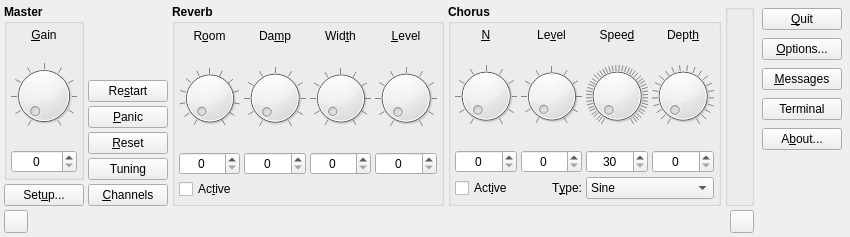
<?xml version="1.0" encoding="UTF-8"?>
<ui version="4.0">
 <author>rncbc aka Rui Nuno Capela</author>
 <comment>qsynth - A fluidsynth Qt GUI Interface.

   Copyright (C) 2003-2016, rncbc aka Rui Nuno Capela. All rights reserved.

   This program is free software; you can redistribute it and/or
   modify it under the terms of the GNU General Public License
   as published by the Free Software Foundation; either version 2
   of the License, or (at your option) any later version.

   This program is distributed in the hope that it will be useful,
   but WITHOUT ANY WARRANTY; without even the implied warranty of
   MERCHANTABILITY or FITNESS FOR A PARTICULAR PURPOSE.  See the
   GNU General Public License for more details.

   You should have received a copy of the GNU General Public License along
   with this program; if not, write to the Free Software Foundation, Inc.,
   51 Franklin Street, Fifth Floor, Boston, MA 02110-1301 USA.

 </comment>
 <class>qsynthMainForm</class>
 <widget class="QWidget" name="qsynthMainForm">
  <property name="geometry">
   <rect>
    <x>0</x>
    <y>0</y>
    <width>850</width>
    <height>237</height>
   </rect>
  </property>
  <property name="windowTitle">
   <string>Qsynth - A fluidsynth Qt GUI Interface</string>
  </property>
  <property name="windowIcon">
   <iconset resource="qsynth.qrc">
    <normaloff>:/images/qsynth.png</normaloff>:/images/qsynth.png</iconset>
  </property>
  <layout class="QGridLayout">
   <item row="2" column="1">
    <widget class="QPushButton" name="SystemResetPushButton">
     <property name="toolTip">
      <string>System reset</string>
     </property>
     <property name="text">
      <string>&amp;Panic</string>
     </property>
     <property name="icon">
      <iconset resource="qsynth.qrc">
       <normaloff>:/images/panic1.png</normaloff>:/images/panic1.png</iconset>
     </property>
    </widget>
   </item>
   <item row="6" column="0" colspan="5">
    <layout class="QHBoxLayout">
     <property name="spacing">
      <number>4</number>
     </property>
     <property name="leftMargin">
      <number>0</number>
     </property>
     <property name="topMargin">
      <number>0</number>
     </property>
     <property name="rightMargin">
      <number>0</number>
     </property>
     <property name="bottomMargin">
      <number>0</number>
     </property>
     <item>
      <widget class="QToolButton" name="NewEngineToolButton">
       <property name="minimumSize">
        <size>
         <width>22</width>
         <height>22</height>
        </size>
       </property>
       <property name="maximumSize">
        <size>
         <width>24</width>
         <height>24</height>
        </size>
       </property>
       <property name="focusPolicy">
        <enum>Qt::NoFocus</enum>
       </property>
       <property name="toolTip">
        <string>Add a new engine</string>
       </property>
       <property name="icon">
        <iconset resource="qsynth.qrc">
         <normaloff>:/images/add1.png</normaloff>:/images/add1.png</iconset>
       </property>
      </widget>
     </item>
     <item>
      <widget class="qsynthTabBar" name="TabBar" native="true">
       <property name="focusPolicy">
        <enum>Qt::StrongFocus</enum>
       </property>
       <property name="toolTip">
        <string>Engine selector (right-click for menu)</string>
       </property>
      </widget>
     </item>
     <item>
      <spacer>
       <property name="orientation">
        <enum>Qt::Horizontal</enum>
       </property>
       <property name="sizeType">
        <enum>QSizePolicy::Expanding</enum>
       </property>
       <property name="sizeHint" stdset="0">
        <size>
         <width>8</width>
         <height>8</height>
        </size>
       </property>
      </spacer>
     </item>
     <item>
      <widget class="QToolButton" name="DeleteEngineToolButton">
       <property name="minimumSize">
        <size>
         <width>22</width>
         <height>22</height>
        </size>
       </property>
       <property name="maximumSize">
        <size>
         <width>24</width>
         <height>24</height>
        </size>
       </property>
       <property name="focusPolicy">
        <enum>Qt::NoFocus</enum>
       </property>
       <property name="toolTip">
        <string>Delete current engine</string>
       </property>
       <property name="icon">
        <iconset resource="qsynth.qrc">
         <normaloff>:/images/remove1.png</normaloff>:/images/remove1.png</iconset>
       </property>
      </widget>
     </item>
    </layout>
   </item>
   <item row="1" column="1">
    <widget class="QPushButton" name="RestartPushButton">
     <property name="toolTip">
      <string>Complete engine restart</string>
     </property>
     <property name="text">
      <string>Re&amp;start</string>
     </property>
     <property name="icon">
      <iconset resource="qsynth.qrc">
       <normaloff>:/images/restart1.png</normaloff>:/images/restart1.png</iconset>
     </property>
    </widget>
   </item>
   <item row="0" column="0" rowspan="5">
    <widget class="QGroupBox" name="GainGroupBox">
     <property name="font">
      <font>
       <weight>75</weight>
       <bold>true</bold>
      </font>
     </property>
     <property name="title">
      <string>Master</string>
     </property>
     <layout class="QVBoxLayout">
      <property name="spacing">
       <number>4</number>
      </property>
      <property name="leftMargin">
       <number>4</number>
      </property>
      <property name="topMargin">
       <number>4</number>
      </property>
      <property name="rightMargin">
       <number>4</number>
      </property>
      <property name="bottomMargin">
       <number>4</number>
      </property>
      <item>
       <widget class="QLabel" name="GainTextLabel">
        <property name="font">
         <font>
          <weight>50</weight>
          <bold>false</bold>
         </font>
        </property>
        <property name="text">
         <string>&amp;Gain</string>
        </property>
        <property name="alignment">
         <set>Qt::AlignCenter</set>
        </property>
        <property name="wordWrap">
         <bool>false</bool>
        </property>
        <property name="buddy">
         <cstring>GainSpinBox</cstring>
        </property>
       </widget>
      </item>
      <item>
       <widget class="qsynthKnob" name="GainDial">
        <property name="font">
         <font>
          <weight>50</weight>
          <bold>false</bold>
         </font>
        </property>
        <property name="toolTip">
         <string>Master Gain</string>
        </property>
        <property name="maximum">
         <number>200</number>
        </property>
        <property name="orientation">
         <enum>Qt::Horizontal</enum>
        </property>
        <property name="notchTarget">
         <double>20.000000000000000</double>
        </property>
        <property name="notchesVisible">
         <bool>true</bool>
        </property>
       </widget>
      </item>
      <item>
       <widget class="QSpinBox" name="GainSpinBox">
        <property name="font">
         <font>
          <weight>50</weight>
          <bold>false</bold>
         </font>
        </property>
        <property name="toolTip">
         <string>Master Gain</string>
        </property>
        <property name="alignment">
         <set>Qt::AlignHCenter</set>
        </property>
        <property name="maximum">
         <number>200</number>
        </property>
       </widget>
      </item>
     </layout>
    </widget>
   </item>
   <item row="0" column="2" rowspan="6">
    <widget class="QGroupBox" name="ReverbGroupBox">
     <property name="font">
      <font>
       <weight>75</weight>
       <bold>true</bold>
      </font>
     </property>
     <property name="title">
      <string>Reverb</string>
     </property>
     <layout class="QGridLayout">
      <property name="leftMargin">
       <number>4</number>
      </property>
      <property name="topMargin">
       <number>4</number>
      </property>
      <property name="rightMargin">
       <number>4</number>
      </property>
      <property name="bottomMargin">
       <number>4</number>
      </property>
      <property name="spacing">
       <number>4</number>
      </property>
      <item row="3" column="0" colspan="4">
       <widget class="QCheckBox" name="ReverbActiveCheckBox">
        <property name="minimumSize">
         <size>
          <width>0</width>
          <height>20</height>
         </size>
        </property>
        <property name="font">
         <font>
          <weight>50</weight>
          <bold>false</bold>
         </font>
        </property>
        <property name="toolTip">
         <string>Reverb effect activation</string>
        </property>
        <property name="text">
         <string>Ac&amp;tive</string>
        </property>
       </widget>
      </item>
      <item row="2" column="3">
       <widget class="QSpinBox" name="ReverbLevelSpinBox">
        <property name="font">
         <font>
          <weight>50</weight>
          <bold>false</bold>
         </font>
        </property>
        <property name="toolTip">
         <string>Reverb Level</string>
        </property>
        <property name="alignment">
         <set>Qt::AlignHCenter</set>
        </property>
        <property name="maximum">
         <number>100</number>
        </property>
       </widget>
      </item>
      <item row="1" column="3">
       <widget class="qsynthKnob" name="ReverbLevelDial">
        <property name="font">
         <font>
          <weight>50</weight>
          <bold>false</bold>
         </font>
        </property>
        <property name="toolTip">
         <string>Reverb Level</string>
        </property>
        <property name="maximum">
         <number>100</number>
        </property>
        <property name="orientation">
         <enum>Qt::Horizontal</enum>
        </property>
        <property name="notchTarget">
         <double>10.000000000000000</double>
        </property>
        <property name="notchesVisible">
         <bool>true</bool>
        </property>
       </widget>
      </item>
      <item row="0" column="3">
       <widget class="QLabel" name="ReverbLevelTextLabel">
        <property name="font">
         <font>
          <weight>50</weight>
          <bold>false</bold>
         </font>
        </property>
        <property name="text">
         <string>&amp;Level</string>
        </property>
        <property name="alignment">
         <set>Qt::AlignCenter</set>
        </property>
        <property name="wordWrap">
         <bool>false</bool>
        </property>
        <property name="buddy">
         <cstring>ReverbLevelSpinBox</cstring>
        </property>
       </widget>
      </item>
      <item row="2" column="2">
       <widget class="QSpinBox" name="ReverbWidthSpinBox">
        <property name="font">
         <font>
          <weight>50</weight>
          <bold>false</bold>
         </font>
        </property>
        <property name="toolTip">
         <string>Reverb Width</string>
        </property>
        <property name="alignment">
         <set>Qt::AlignHCenter</set>
        </property>
        <property name="maximum">
         <number>100</number>
        </property>
       </widget>
      </item>
      <item row="0" column="2">
       <widget class="QLabel" name="ReverbWidthTextLabel">
        <property name="font">
         <font>
          <weight>50</weight>
          <bold>false</bold>
         </font>
        </property>
        <property name="text">
         <string>Wid&amp;th</string>
        </property>
        <property name="alignment">
         <set>Qt::AlignCenter</set>
        </property>
        <property name="wordWrap">
         <bool>false</bool>
        </property>
        <property name="buddy">
         <cstring>ReverbWidthSpinBox</cstring>
        </property>
       </widget>
      </item>
      <item row="1" column="2">
       <widget class="qsynthKnob" name="ReverbWidthDial">
        <property name="font">
         <font>
          <weight>50</weight>
          <bold>false</bold>
         </font>
        </property>
        <property name="toolTip">
         <string>Reverb Width</string>
        </property>
        <property name="maximum">
         <number>100</number>
        </property>
        <property name="orientation">
         <enum>Qt::Horizontal</enum>
        </property>
        <property name="notchTarget">
         <double>10.000000000000000</double>
        </property>
        <property name="notchesVisible">
         <bool>true</bool>
        </property>
       </widget>
      </item>
      <item row="2" column="1">
       <widget class="QSpinBox" name="ReverbDampSpinBox">
        <property name="font">
         <font>
          <weight>50</weight>
          <bold>false</bold>
         </font>
        </property>
        <property name="toolTip">
         <string>Reverb Damp Factor</string>
        </property>
        <property name="alignment">
         <set>Qt::AlignHCenter</set>
        </property>
        <property name="maximum">
         <number>100</number>
        </property>
       </widget>
      </item>
      <item row="0" column="1">
       <widget class="QLabel" name="ReverbDampTextLabel">
        <property name="font">
         <font>
          <weight>50</weight>
          <bold>false</bold>
         </font>
        </property>
        <property name="text">
         <string>Da&amp;mp</string>
        </property>
        <property name="alignment">
         <set>Qt::AlignCenter</set>
        </property>
        <property name="wordWrap">
         <bool>false</bool>
        </property>
        <property name="buddy">
         <cstring>ReverbDampSpinBox</cstring>
        </property>
       </widget>
      </item>
      <item row="1" column="1">
       <widget class="qsynthKnob" name="ReverbDampDial">
        <property name="font">
         <font>
          <weight>50</weight>
          <bold>false</bold>
         </font>
        </property>
        <property name="toolTip">
         <string>Reverb Damp Factor</string>
        </property>
        <property name="maximum">
         <number>100</number>
        </property>
        <property name="orientation">
         <enum>Qt::Horizontal</enum>
        </property>
        <property name="notchTarget">
         <double>10.000000000000000</double>
        </property>
        <property name="notchesVisible">
         <bool>true</bool>
        </property>
       </widget>
      </item>
      <item row="2" column="0">
       <widget class="QSpinBox" name="ReverbRoomSpinBox">
        <property name="font">
         <font>
          <weight>50</weight>
          <bold>false</bold>
         </font>
        </property>
        <property name="toolTip">
         <string>Reverb Room Size</string>
        </property>
        <property name="alignment">
         <set>Qt::AlignHCenter</set>
        </property>
        <property name="maximum">
         <number>120</number>
        </property>
       </widget>
      </item>
      <item row="0" column="0">
       <widget class="QLabel" name="ReverbRoomTextLabel">
        <property name="font">
         <font>
          <weight>50</weight>
          <bold>false</bold>
         </font>
        </property>
        <property name="text">
         <string>R&amp;oom</string>
        </property>
        <property name="alignment">
         <set>Qt::AlignCenter</set>
        </property>
        <property name="wordWrap">
         <bool>false</bool>
        </property>
        <property name="buddy">
         <cstring>ReverbRoomSpinBox</cstring>
        </property>
       </widget>
      </item>
      <item row="1" column="0">
       <widget class="qsynthKnob" name="ReverbRoomDial">
        <property name="font">
         <font>
          <weight>50</weight>
          <bold>false</bold>
         </font>
        </property>
        <property name="toolTip">
         <string>Reverb Room Size</string>
        </property>
        <property name="maximum">
         <number>120</number>
        </property>
        <property name="orientation">
         <enum>Qt::Horizontal</enum>
        </property>
        <property name="notchTarget">
         <double>10.000000000000000</double>
        </property>
        <property name="notchesVisible">
         <bool>true</bool>
        </property>
       </widget>
      </item>
     </layout>
    </widget>
   </item>
   <item row="0" column="4" rowspan="6">
    <widget class="QGroupBox" name="OutputGroupBox">
     <layout class="QVBoxLayout">
      <property name="spacing">
       <number>4</number>
      </property>
      <property name="leftMargin">
       <number>4</number>
      </property>
      <property name="topMargin">
       <number>4</number>
      </property>
      <property name="rightMargin">
       <number>4</number>
      </property>
      <property name="bottomMargin">
       <number>4</number>
      </property>
      <item>
       <widget class="qsynthMeter" name="OutputMeter" native="true">
        <property name="toolTip">
         <string>Output peak level</string>
        </property>
       </widget>
      </item>
     </layout>
    </widget>
   </item>
   <item row="0" column="5" rowspan="7">
    <layout class="QVBoxLayout">
     <property name="spacing">
      <number>8</number>
     </property>
     <property name="leftMargin">
      <number>4</number>
     </property>
     <property name="topMargin">
      <number>4</number>
     </property>
     <property name="rightMargin">
      <number>4</number>
     </property>
     <property name="bottomMargin">
      <number>4</number>
     </property>
     <item>
      <widget class="QPushButton" name="QuitPushButton">
       <property name="toolTip">
        <string>Quit this application</string>
       </property>
       <property name="text">
        <string>&amp;Quit</string>
       </property>
       <property name="icon">
        <iconset resource="qsynth.qrc">
         <normaloff>:/images/quit1.png</normaloff>:/images/quit1.png</iconset>
       </property>
       <property name="autoDefault">
        <bool>false</bool>
       </property>
      </widget>
     </item>
     <item>
      <widget class="QPushButton" name="OptionsPushButton">
       <property name="toolTip">
        <string>Show general options dialog</string>
       </property>
       <property name="text">
        <string>&amp;Options...</string>
       </property>
       <property name="icon">
        <iconset resource="qsynth.qrc">
         <normaloff>:/images/options1.png</normaloff>:/images/options1.png</iconset>
       </property>
       <property name="autoDefault">
        <bool>false</bool>
       </property>
      </widget>
     </item>
     <item>
      <widget class="QPushButton" name="MessagesPushButton">
       <property name="toolTip">
        <string>Show/hide the messages log window</string>
       </property>
       <property name="text">
        <string>&amp;Messages</string>
       </property>
       <property name="icon">
        <iconset resource="qsynth.qrc">
         <normaloff>:/images/messages1.png</normaloff>:/images/messages1.png</iconset>
       </property>
       <property name="checkable">
        <bool>true</bool>
       </property>
       <property name="autoDefault">
        <bool>false</bool>
       </property>
      </widget>
     </item>
     <item>
      <widget class="QPushButton" name="TerminalPushButton">
       <property name="toolTip">
        <string>Show Fluidsynth terminal</string>
       </property>
       <property name="text">
        <string>Terminal</string>
       </property>
       <property name="icon">
        <iconset resource="qsynth.qrc">
         <normaloff>:/images/messages1.png</normaloff>:/images/messages1.png</iconset>
       </property>
      </widget>
     </item>
     <item>
      <widget class="QPushButton" name="AboutPushButton">
       <property name="toolTip">
        <string>Show information about this application</string>
       </property>
       <property name="text">
        <string>A&amp;bout...</string>
       </property>
       <property name="icon">
        <iconset resource="qsynth.qrc">
         <normaloff>:/images/about1.png</normaloff>:/images/about1.png</iconset>
       </property>
       <property name="autoDefault">
        <bool>false</bool>
       </property>
      </widget>
     </item>
     <item>
      <spacer>
       <property name="orientation">
        <enum>Qt::Vertical</enum>
       </property>
       <property name="sizeType">
        <enum>QSizePolicy::Expanding</enum>
       </property>
       <property name="sizeHint" stdset="0">
        <size>
         <width>8</width>
         <height>8</height>
        </size>
       </property>
      </spacer>
     </item>
    </layout>
   </item>
   <item row="5" column="0">
    <widget class="QPushButton" name="SetupPushButton">
     <property name="toolTip">
      <string>Show instance settings and configuration dialog</string>
     </property>
     <property name="text">
      <string>Set&amp;up...</string>
     </property>
     <property name="icon">
      <iconset resource="qsynth.qrc">
       <normaloff>:/images/setup1.png</normaloff>:/images/setup1.png</iconset>
     </property>
     <property name="autoDefault">
      <bool>false</bool>
     </property>
    </widget>
   </item>
   <item row="5" column="1">
    <widget class="QPushButton" name="ChannelsPushButton">
     <property name="toolTip">
      <string>Show/hide the channels view window</string>
     </property>
     <property name="text">
      <string>&amp;Channels</string>
     </property>
     <property name="icon">
      <iconset resource="qsynth.qrc">
       <normaloff>:/images/channels1.png</normaloff>:/images/channels1.png</iconset>
     </property>
     <property name="checkable">
      <bool>true</bool>
     </property>
     <property name="autoDefault">
      <bool>false</bool>
     </property>
    </widget>
   </item>
   <item row="0" column="3" rowspan="6">
    <widget class="QGroupBox" name="ChorusGroupBox">
     <property name="font">
      <font>
       <weight>75</weight>
       <bold>true</bold>
      </font>
     </property>
     <property name="title">
      <string>Chorus</string>
     </property>
     <layout class="QGridLayout">
      <property name="leftMargin">
       <number>4</number>
      </property>
      <property name="topMargin">
       <number>4</number>
      </property>
      <property name="rightMargin">
       <number>4</number>
      </property>
      <property name="bottomMargin">
       <number>4</number>
      </property>
      <property name="spacing">
       <number>4</number>
      </property>
      <item row="3" column="2" colspan="2">
       <widget class="QComboBox" name="ChorusTypeComboBox">
        <property name="minimumSize">
         <size>
          <width>0</width>
          <height>20</height>
         </size>
        </property>
        <property name="font">
         <font>
          <weight>50</weight>
          <bold>false</bold>
         </font>
        </property>
        <property name="toolTip">
         <string>Chorus Modulation Type</string>
        </property>
        <item>
         <property name="text">
          <string>Sine</string>
         </property>
        </item>
        <item>
         <property name="text">
          <string>Triangle</string>
         </property>
        </item>
       </widget>
      </item>
      <item row="3" column="1">
       <widget class="QLabel" name="ChorusTypeTextLabel">
        <property name="minimumSize">
         <size>
          <width>0</width>
          <height>20</height>
         </size>
        </property>
        <property name="font">
         <font>
          <weight>50</weight>
          <bold>false</bold>
         </font>
        </property>
        <property name="text">
         <string>T&amp;ype:</string>
        </property>
        <property name="alignment">
         <set>Qt::AlignRight|Qt::AlignTrailing|Qt::AlignVCenter</set>
        </property>
        <property name="wordWrap">
         <bool>false</bool>
        </property>
        <property name="buddy">
         <cstring>ChorusTypeComboBox</cstring>
        </property>
       </widget>
      </item>
      <item row="3" column="0">
       <widget class="QCheckBox" name="ChorusActiveCheckBox">
        <property name="minimumSize">
         <size>
          <width>0</width>
          <height>20</height>
         </size>
        </property>
        <property name="font">
         <font>
          <weight>50</weight>
          <bold>false</bold>
         </font>
        </property>
        <property name="toolTip">
         <string>Chorus effect activation</string>
        </property>
        <property name="text">
         <string>Act&amp;ive</string>
        </property>
       </widget>
      </item>
      <item row="1" column="0">
       <widget class="qsynthKnob" name="ChorusNrDial">
        <property name="font">
         <font>
          <weight>50</weight>
          <bold>false</bold>
         </font>
        </property>
        <property name="toolTip">
         <string>Number of Chorus Stages</string>
        </property>
        <property name="maximum">
         <number>99</number>
        </property>
        <property name="orientation">
         <enum>Qt::Horizontal</enum>
        </property>
        <property name="notchTarget">
         <double>10.000000000000000</double>
        </property>
        <property name="notchesVisible">
         <bool>true</bool>
        </property>
       </widget>
      </item>
      <item row="0" column="0">
       <widget class="QLabel" name="ChorusNrTextLabel">
        <property name="font">
         <font>
          <weight>50</weight>
          <bold>false</bold>
         </font>
        </property>
        <property name="text">
         <string>&amp;N</string>
        </property>
        <property name="alignment">
         <set>Qt::AlignCenter</set>
        </property>
        <property name="wordWrap">
         <bool>false</bool>
        </property>
        <property name="buddy">
         <cstring>ChorusNrSpinBox</cstring>
        </property>
       </widget>
      </item>
      <item row="2" column="0">
       <widget class="QSpinBox" name="ChorusNrSpinBox">
        <property name="font">
         <font>
          <weight>50</weight>
          <bold>false</bold>
         </font>
        </property>
        <property name="toolTip">
         <string>Number of Chorus Stages</string>
        </property>
        <property name="alignment">
         <set>Qt::AlignHCenter</set>
        </property>
        <property name="maximum">
         <number>99</number>
        </property>
       </widget>
      </item>
      <item row="1" column="1">
       <widget class="qsynthKnob" name="ChorusLevelDial">
        <property name="font">
         <font>
          <weight>50</weight>
          <bold>false</bold>
         </font>
        </property>
        <property name="toolTip">
         <string>Chorus Level</string>
        </property>
        <property name="maximum">
         <number>100</number>
        </property>
        <property name="orientation">
         <enum>Qt::Horizontal</enum>
        </property>
        <property name="notchTarget">
         <double>10.000000000000000</double>
        </property>
        <property name="notchesVisible">
         <bool>true</bool>
        </property>
       </widget>
      </item>
      <item row="0" column="1">
       <widget class="QLabel" name="ChorusLevelTextLabel">
        <property name="font">
         <font>
          <weight>50</weight>
          <bold>false</bold>
         </font>
        </property>
        <property name="text">
         <string>Le&amp;vel</string>
        </property>
        <property name="alignment">
         <set>Qt::AlignCenter</set>
        </property>
        <property name="wordWrap">
         <bool>false</bool>
        </property>
        <property name="buddy">
         <cstring>ChorusLevelSpinBox</cstring>
        </property>
       </widget>
      </item>
      <item row="2" column="1">
       <widget class="QSpinBox" name="ChorusLevelSpinBox">
        <property name="font">
         <font>
          <weight>50</weight>
          <bold>false</bold>
         </font>
        </property>
        <property name="toolTip">
         <string>Chorus Level</string>
        </property>
        <property name="alignment">
         <set>Qt::AlignHCenter</set>
        </property>
        <property name="maximum">
         <number>100</number>
        </property>
       </widget>
      </item>
      <item row="1" column="2">
       <widget class="qsynthKnob" name="ChorusSpeedDial">
        <property name="font">
         <font>
          <weight>50</weight>
          <bold>false</bold>
         </font>
        </property>
        <property name="toolTip">
         <string>Chorus Speed (Hz)</string>
        </property>
        <property name="minimum">
         <number>30</number>
        </property>
        <property name="maximum">
         <number>500</number>
        </property>
        <property name="orientation">
         <enum>Qt::Horizontal</enum>
        </property>
        <property name="notchTarget">
         <double>10.000000000000000</double>
        </property>
        <property name="notchesVisible">
         <bool>true</bool>
        </property>
       </widget>
      </item>
      <item row="0" column="2">
       <widget class="QLabel" name="ChorusSpeedTextLabel">
        <property name="font">
         <font>
          <weight>50</weight>
          <bold>false</bold>
         </font>
        </property>
        <property name="toolTip">
         <string>Chorus Speed Hz</string>
        </property>
        <property name="text">
         <string>Spee&amp;d</string>
        </property>
        <property name="alignment">
         <set>Qt::AlignCenter</set>
        </property>
        <property name="wordWrap">
         <bool>false</bool>
        </property>
        <property name="buddy">
         <cstring>ChorusSpeedSpinBox</cstring>
        </property>
       </widget>
      </item>
      <item row="2" column="2">
       <widget class="QSpinBox" name="ChorusSpeedSpinBox">
        <property name="font">
         <font>
          <weight>50</weight>
          <bold>false</bold>
         </font>
        </property>
        <property name="toolTip">
         <string>Chorus Speed (Hz)</string>
        </property>
        <property name="alignment">
         <set>Qt::AlignHCenter</set>
        </property>
        <property name="minimum">
         <number>30</number>
        </property>
        <property name="maximum">
         <number>500</number>
        </property>
       </widget>
      </item>
      <item row="1" column="3">
       <widget class="qsynthKnob" name="ChorusDepthDial">
        <property name="font">
         <font>
          <weight>50</weight>
          <bold>false</bold>
         </font>
        </property>
        <property name="toolTip">
         <string>Chorus Depth (ms)</string>
        </property>
        <property name="maximum">
         <number>210</number>
        </property>
        <property name="orientation">
         <enum>Qt::Horizontal</enum>
        </property>
        <property name="notchTarget">
         <double>10.000000000000000</double>
        </property>
        <property name="notchesVisible">
         <bool>true</bool>
        </property>
       </widget>
      </item>
      <item row="0" column="3">
       <widget class="QLabel" name="ChorusDepthTextLabel">
        <property name="font">
         <font>
          <weight>50</weight>
          <bold>false</bold>
         </font>
        </property>
        <property name="text">
         <string>Dept&amp;h</string>
        </property>
        <property name="alignment">
         <set>Qt::AlignCenter</set>
        </property>
        <property name="wordWrap">
         <bool>false</bool>
        </property>
        <property name="buddy">
         <cstring>ChorusDepthSpinBox</cstring>
        </property>
       </widget>
      </item>
      <item row="2" column="3">
       <widget class="QSpinBox" name="ChorusDepthSpinBox">
        <property name="font">
         <font>
          <weight>50</weight>
          <bold>false</bold>
         </font>
        </property>
        <property name="toolTip">
         <string>Chorus Depth (ms)</string>
        </property>
        <property name="alignment">
         <set>Qt::AlignHCenter</set>
        </property>
        <property name="maximum">
         <number>210</number>
        </property>
       </widget>
      </item>
     </layout>
    </widget>
   </item>
   <item row="3" column="1">
    <widget class="QPushButton" name="ProgramResetPushButton">
     <property name="toolTip">
      <string>Program reset (all channels)</string>
     </property>
     <property name="text">
      <string>&amp;Reset</string>
     </property>
     <property name="icon">
      <iconset resource="qsynth.qrc">
       <normaloff>:/images/reset1.png</normaloff>:/images/reset1.png</iconset>
     </property>
    </widget>
   </item>
   <item row="4" column="1">
    <widget class="QPushButton" name="TuningPushButton">
     <property name="text">
      <string>Tuning</string>
     </property>
    </widget>
   </item>
  </layout>
 </widget>
 <layoutdefault spacing="4" margin="4"/>
 <customwidgets>
  <customwidget>
   <class>QTabBar</class>
   <extends>QWidget</extends>
   <header>qtabbar.h</header>
   <container>1</container>
  </customwidget>
  <customwidget>
   <class>qsynthKnob</class>
   <extends>QDial</extends>
   <header>qsynthKnob.h</header>
  </customwidget>
  <customwidget>
   <class>qsynthTabBar</class>
   <extends>QTabBar</extends>
   <header>qsynthTabBar.h</header>
   <container>1</container>
  </customwidget>
  <customwidget>
   <class>qsynthMeter</class>
   <extends>QWidget</extends>
   <header>qsynthMeter.h</header>
  </customwidget>
 </customwidgets>
 <tabstops>
  <tabstop>SetupPushButton</tabstop>
  <tabstop>GainDial</tabstop>
  <tabstop>GainSpinBox</tabstop>
  <tabstop>SystemResetPushButton</tabstop>
  <tabstop>ChannelsPushButton</tabstop>
  <tabstop>ReverbRoomDial</tabstop>
  <tabstop>ReverbRoomSpinBox</tabstop>
  <tabstop>ReverbDampDial</tabstop>
  <tabstop>ReverbDampSpinBox</tabstop>
  <tabstop>ReverbWidthDial</tabstop>
  <tabstop>ReverbWidthSpinBox</tabstop>
  <tabstop>ReverbLevelDial</tabstop>
  <tabstop>ReverbLevelSpinBox</tabstop>
  <tabstop>ReverbActiveCheckBox</tabstop>
  <tabstop>ChorusNrDial</tabstop>
  <tabstop>ChorusNrSpinBox</tabstop>
  <tabstop>ChorusLevelDial</tabstop>
  <tabstop>ChorusLevelSpinBox</tabstop>
  <tabstop>ChorusSpeedDial</tabstop>
  <tabstop>ChorusSpeedSpinBox</tabstop>
  <tabstop>ChorusDepthDial</tabstop>
  <tabstop>ChorusDepthSpinBox</tabstop>
  <tabstop>ChorusActiveCheckBox</tabstop>
  <tabstop>ChorusTypeComboBox</tabstop>
  <tabstop>QuitPushButton</tabstop>
  <tabstop>OptionsPushButton</tabstop>
  <tabstop>MessagesPushButton</tabstop>
  <tabstop>AboutPushButton</tabstop>
 </tabstops>
 <resources>
  <include location="qsynth.qrc"/>
 </resources>
 <connections/>
</ui>
